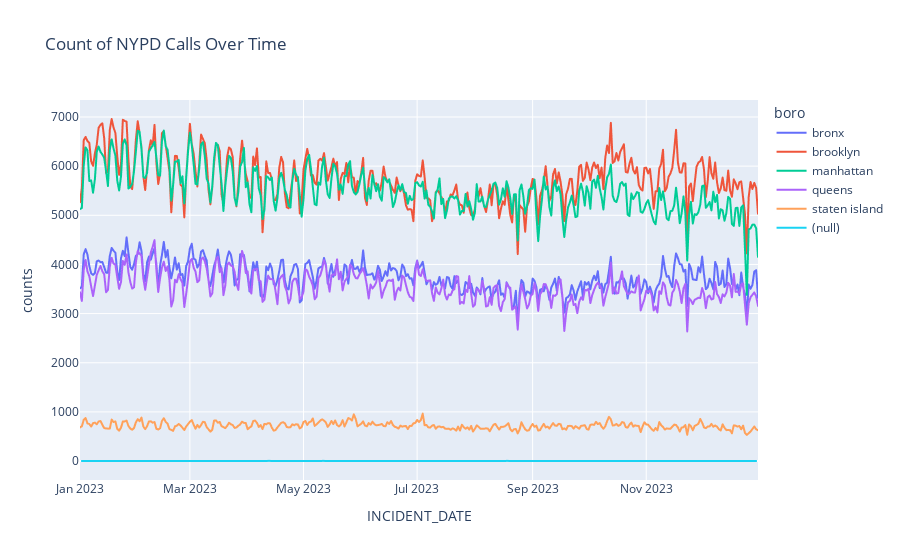

Notebook source saved alongside this figure:
### Code cell
# plot: counts vs. date, colored by boro

fig = px.line(counts_date_boro,
            x = 'INCIDENT_DATE',
            y = 'counts',
            title = 'Count of NYPD Calls Over Time', 
            color = 'boro',
            labels = {'x':'Date'})
fig.show()

### Figure 1 — Plotly figure (JSON) as saved in the notebook; plotly's stock layout.template omitted (floating-point values rounded to 4 significant figures; data arrays with more than 128 entries replaced by an {"elided": "..."} marker saying what was removed)
{"data": [{"hovertemplate": "boro=bronx<br>INCIDENT_DATE=%{x}<br>counts=%{y}<extra></extra>", "legendgroup": "bronx", "line": {"color": "#636efa", "dash": "solid"}, "marker": {"symbol": "circle"}, "mode": "lines", "name": "bronx", "showlegend": true, "type": "scattergl", "x": {"elided": "365 str values"}, "xaxis": "x", "y": {"elided": "365 int values"}, "yaxis": "y"}, {"hovertemplate": "boro=brooklyn<br>INCIDENT_DATE=%{x}<br>counts=%{y}<extra></extra>", "legendgroup": "brooklyn", "line": {"color": "#EF553B", "dash": "solid"}, "marker": {"symbol": "circle"}, "mode": "lines", "name": "brooklyn", "showlegend": true, "type": "scattergl", "x": {"elided": "365 str values"}, "xaxis": "x", "y": {"elided": "365 int values"}, "yaxis": "y"}, {"hovertemplate": "boro=manhattan<br>INCIDENT_DATE=%{x}<br>counts=%{y}<extra></extra>", "legendgroup": "manhattan", "line": {"color": "#00cc96", "dash": "solid"}, "marker": {"symbol": "circle"}, "mode": "lines", "name": "manhattan", "showlegend": true, "type": "scattergl", "x": {"elided": "365 str values"}, "xaxis": "x", "y": {"elided": "365 int values"}, "yaxis": "y"}, {"hovertemplate": "boro=queens<br>INCIDENT_DATE=%{x}<br>counts=%{y}<extra></extra>", "legendgroup": "queens", "line": {"color": "#ab63fa", "dash": "solid"}, "marker": {"symbol": "circle"}, "mode": "lines", "name": "queens", "showlegend": true, "type": "scattergl", "x": {"elided": "365 str values"}, "xaxis": "x", "y": {"elided": "365 int values"}, "yaxis": "y"}, {"hovertemplate": "boro=staten island<br>INCIDENT_DATE=%{x}<br>counts=%{y}<extra></extra>", "legendgroup": "staten island", "line": {"color": "#FFA15A", "dash": "solid"}, "marker": {"symbol": "circle"}, "mode": "lines", "name": "staten island", "showlegend": true, "type": "scattergl", "x": {"elided": "365 str values"}, "xaxis": "x", "y": {"elided": "365 int values"}, "yaxis": "y"}, {"hovertemplate": "boro=(null)<br>INCIDENT_DATE=%{x}<br>counts=%{y}<extra></extra>", "legendgroup": "(null)", "line": {"color": "#19d3f3", "dash": "solid"}, "marker": {"symbol": "circle"}, "mode": "lines", "name": "(null)", "showlegend": true, "type": "scattergl", "x": ["2023-01-02T00:00:00", "2023-01-03T00:00:00", "2023-01-08T00:00:00", "2023-01-09T00:00:00", "2023-01-22T00:00:00", "2023-01-24T00:00:00", "2023-01-26T00:00:00", "2023-02-13T00:00:00", "2023-02-14T00:00:00", "2023-02-19T00:00:00", "2023-02-21T00:00:00", "2023-02-25T00:00:00", "2023-02-27T00:00:00", "2023-02-28T00:00:00", "2023-03-02T00:00:00", "2023-03-04T00:00:00", "2023-03-08T00:00:00", "2023-03-10T00:00:00", "2023-03-12T00:00:00", "2023-03-13T00:00:00", "2023-03-14T00:00:00", "2023-03-15T00:00:00", "2023-03-19T00:00:00", "2023-03-25T00:00:00", "2023-03-28T00:00:00", "2023-03-31T00:00:00", "2023-04-02T00:00:00", "2023-04-04T00:00:00", "2023-04-08T00:00:00", "2023-04-11T00:00:00", "2023-04-12T00:00:00", "2023-04-16T00:00:00", "2023-04-17T00:00:00", "2023-04-21T00:00:00", "2023-04-22T00:00:00", "2023-04-23T00:00:00", "2023-04-27T00:00:00", "2023-05-03T00:00:00", "2023-05-05T00:00:00", "2023-05-07T00:00:00", "2023-05-11T00:00:00", "2023-05-12T00:00:00", "2023-05-13T00:00:00", "2023-05-17T00:00:00", "2023-05-18T00:00:00", "2023-05-19T00:00:00", "2023-05-23T00:00:00", "2023-05-26T00:00:00", "2023-06-01T00:00:00", "2023-06-03T00:00:00", "2023-06-04T00:00:00", "2023-06-08T00:00:00", "2023-06-11T00:00:00", "2023-06-21T00:00:00", "2023-06-23T00:00:00", "2023-06-24T00:00:00", "2023-06-26T00:00:00", "2023-06-28T00:00:00", "2023-06-29T00:00:00", "2023-07-02T00:00:00", "2023-07-04T00:00:00", "2023-07-05T00:00:00", "2023-07-08T00:00:00", "2023-07-12T00:00:00", "2023-07-16T00:00:00", "2023-07-17T00:00:00", "2023-07-23T00:00:00", "2023-07-25T00:00:00", "2023-07-27T00:00:00", "2023-07-28T00:00:00", "2023-07-31T00:00:00", "2023-08-01T00:00:00", "2023-08-02T00:00:00", "2023-08-05T00:00:00", "2023-08-06T00:00:00", "2023-08-12T00:00:00", "2023-08-13T00:00:00", "2023-08-15T00:00:00", "2023-08-17T00:00:00", "2023-08-18T00:00:00", "2023-08-19T00:00:00", "2023-08-21T00:00:00", "2023-08-25T00:00:00", "2023-08-29T00:00:00", "2023-08-30T00:00:00", "2023-09-01T00:00:00", "2023-09-05T00:00:00", "2023-09-09T00:00:00", "2023-09-10T00:00:00", "2023-09-12T00:00:00", "2023-09-15T00:00:00", "2023-09-18T00:00:00", "2023-09-19T00:00:00", "2023-09-21T00:00:00", "2023-10-05T00:00:00", "2023-10-07T00:00:00", "2023-10-14T00:00:00", "2023-10-19T00:00:00", "2023-10-21T00:00:00", "2023-10-24T00:00:00", "2023-10-25T00:00:00", "2023-10-26T00:00:00", "2023-10-27T00:00:00", "2023-10-28T00:00:00", "2023-11-02T00:00:00", "2023-11-09T00:00:00", "2023-11-13T00:00:00", "2023-11-16T00:00:00", "2023-11-18T00:00:00", "2023-11-19T00:00:00", "2023-11-22T00:00:00", "2023-11-23T00:00:00", "2023-11-26T00:00:00", "2023-11-29T00:00:00", "2023-11-30T00:00:00", "2023-12-06T00:00:00", "2023-12-07T00:00:00", "2023-12-08T00:00:00", "2023-12-10T00:00:00", "2023-12-12T00:00:00", "2023-12-16T00:00:00", "2023-12-18T00:00:00", "2023-12-22T00:00:00", "2023-12-28T00:00:00", "2023-12-30T00:00:00"], "xaxis": "x", "y": [1, 1, 1, 1, 2, 1, 1, 1, 1, 1, 1, 1, 1, 1, 1, 1, 2, 2, 1, 1, 1, 1, 1, 1, 1, 1, 2, 1, 1, 1, 3, 1, 1, 1, 1, 2, 1, 1, 1, 1, 2, 3, 1, 1, 2, 1, 1, 1, 1, 1, 2, 1, 1, 1, 1, 1, 2, 1, 1, 2, 2, 1, 1, 1, 1, 1, 1, 1, 1, 1, 1, 1, 1, 1, 2, 1, 1, 2, 1, 3, 2, 1, 1, 2, 1, 2, 1, 2, 1, 1, 1, 1, 1, 1, 2, 1, 1, 1, 1, 2, 2, 2, 1, 1, 1, 2, 1, 1, 1, 1, 1, 1, 1, 1, 1, 1, 1, 1, 1, 1, 1, 1, 1, 1, 1], "yaxis": "y"}], "layout": {"legend": {"title": {"text": "boro"}, "tracegroupgap": 0}, "title": {"text": "Count of NYPD Calls Over Time"}, "xaxis": {"anchor": "y", "domain": [0, 1], "title": {"text": "INCIDENT_DATE"}}, "yaxis": {"anchor": "x", "domain": [0, 1], "title": {"text": "counts"}}}}
